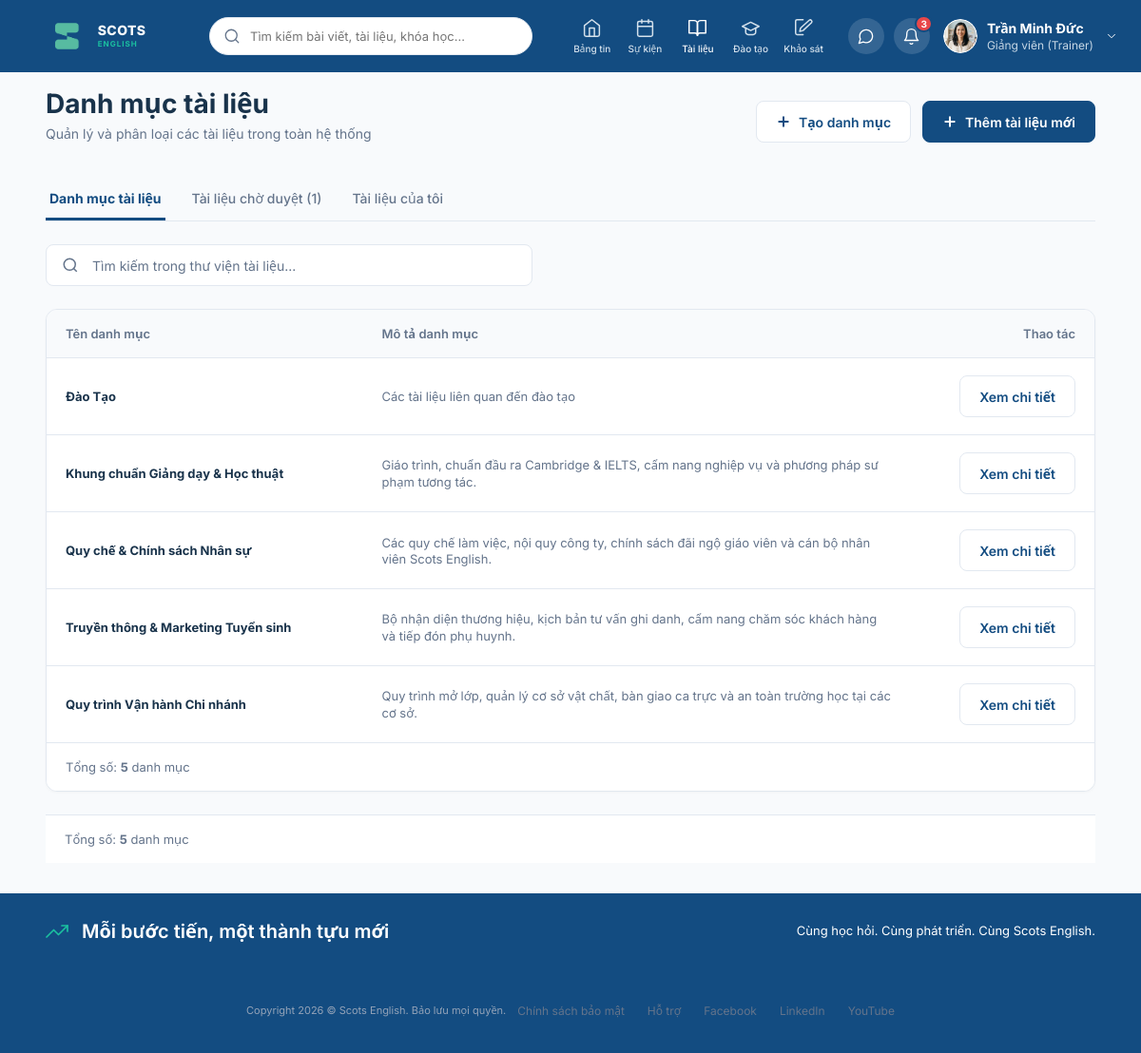
Page /documents/ (signed in) on the earlier database version.
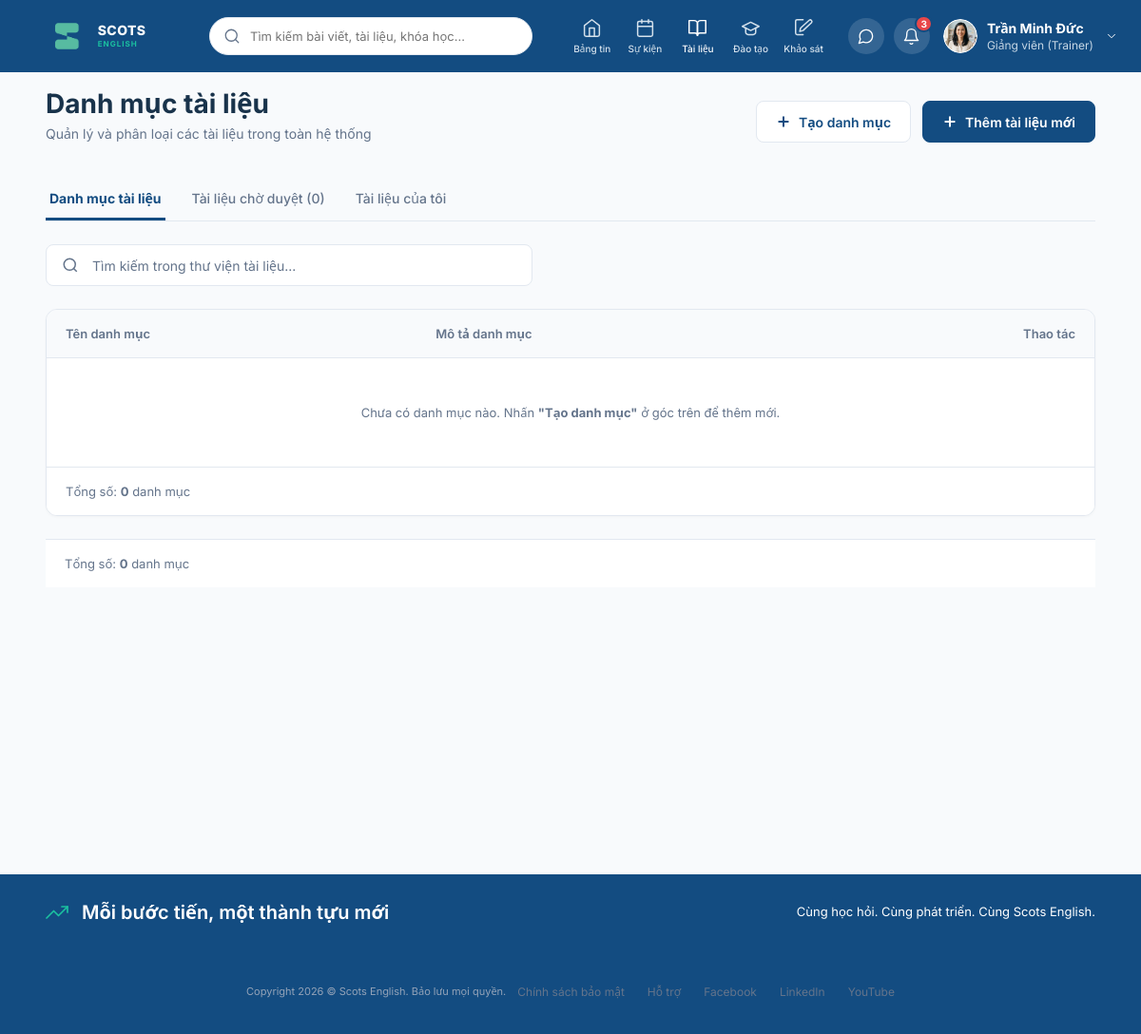
Same page on the later database version.
### documents/models.py (models this page shows, shortened)
class DocumentCategory(models.Model):
    name = models.CharField("Tên danh mục", max_length=150)
    code = models.CharField("Mã danh mục", max_length=150, unique=True, blank=True)
    icon_name = models.CharField("Tên biểu tượng (Icon)", max_length=100, default='folder', blank=True)
    description = models.TextField("Mô tả ngắn", max_length=500, blank=True)
    display_order = models.PositiveIntegerField("Thứ tự hiển thị", default=0)
    created_time = models.DateTimeField("Thời gian tạo", default=timezone.now, blank=True)
    class Meta:
        verbose_name = "Danh mục tài liệu"
        verbose_name_plural = "Danh mục tài liệu"
        ordering = ['display_order', 'name']

### documents/views.py (the view)
# urls.py: path('', views.document_list, name='documents'),
def document_list(request):
    search_query = request.GET.get('q', '').strip()
    categories = DocumentCategory.objects.annotate(
        doc_count=Count('documents', filter=Q(documents__status='APPROVED'))
    )
    if search_query:
        categories = categories.filter(
            Q(name__icontains=search_query) |
            Q(description__icontains=search_query)
        )
    context = {
        'categories': categories,
        'pending_count': Document.objects.filter(status='PENDING').count(),
        'search_query': search_query,
        'is_manager': _is_manager(request.user),
    }
    return render(request, 'documents.html', context)

### documents/views.py (called while the page is built)
def _is_manager(user):
    if not user or not user.is_authenticated:
        return False
    return Department.objects.filter(manager_id=user.id).exists()

### posts/colleagues.py (called while the page is built)
def is_test_environment():
    return 'test' in sys.argv or getattr(settings, 'TESTING', False)

def get_profiles_file():
    if is_test_environment():
        return TEST_USER_PROFILES_FILE
    return USER_PROFILES_FILE

def _ensure_custom_profile_table():
    try:
        with connection.cursor() as cursor:
            cursor.execute("""
                CREATE TABLE IF NOT EXISTS user_custom_profile (
                    username VARCHAR(150) PRIMARY KEY,
                    avatar TEXT DEFAULT '',
                    cover TEXT DEFAULT '',
                    bio TEXT DEFAULT '',
                    job_title TEXT DEFAULT '',
                    branch TEXT DEFAULT '',
                    join_date TEXT DEFAULT '',
                    phone TEXT DEFAULT '',
                    email TEXT DEFAULT '',
                    updated_at TIMESTAMP DEFAULT CURRENT_TIMESTAMP
                );
            """)
    except Exception:
        pass

### documents/templates/documents.html (shortened to what this page needs)
{% extends 'base.html' %}
{% block content %}
  <main class="doc-workspace">
    <header class="doc-header">
      <div>
        <h1 class="doc-header-title">Danh mục tài liệu</h1>
        <p class="doc-header-subtitle">Quản lý và phân loại các tài liệu trong toàn hệ thống</p>
      </div>
      <div style="display: flex; gap: 12px;">
        <a href="{% url 'document_category_create' %}" class="doc-btn doc-btn-secondary">
          <svg width="16" height="16" viewBox="0 0 16 16" fill="none" stroke="currentColor" stroke-width="2">
            <path d="M8 3.333v9.334M3.333 8h9.334" stroke-linecap="round" stroke-linejoin="round"/>
          </svg>
          Tạo danh mục
        </a>
        <a href="{% url 'document_create' %}" class="doc-btn doc-btn-primary">
          <svg width="16" height="16" viewBox="0 0 16 16" fill="none" stroke="currentColor" stroke-width="2">
            <path d="M8 3.333v9.334M3.333 8h9.334" stroke-linecap="round" stroke-linejoin="round"/>
          </svg>
          Thêm tài liệu mới
        </a>
      </div>
    </header>
    <nav class="doc-tabs">
      <a href="{% url 'documents' %}" class="doc-tab active">Danh mục tài liệu</a>
      {% if request.user.is_superuser or is_manager %}
        <a href="{% url 'document_approve' %}" class="doc-tab">
          Tài liệu chờ duyệt ({{ pending_count|default:0 }})
        </a>
      {% endif %}
      <a href="{% url 'document_my_docs' %}" class="doc-tab">Tài liệu của tôi</a>
    </nav>
    <form method="get" action="{% url 'documents' %}" class="doc-toolbar">
      <div class="doc-search-box">
        <svg width="18" height="18" viewBox="0 0 24 24" fill="none" stroke="#64748b" stroke-width="2">
          <circle cx="11" cy="11" r="8"></circle>
          <path d="m21 21-4.35-4.35"></path>
        </svg>
        <input type="text" name="q" value="{{ search_query|default:'' }}" placeholder="Tìm kiếm trong thư viện tài liệu...">
      </div>
    </form>
    <section class="doc-table-card">
      <table class="doc-table">
        <thead>
          <tr>
            <th>Tên danh mục</th>
            <th>Mô tả danh mục</th>
            <th style="text-align: right;">Thao tác</th>
          </tr>
        </thead>
        <tbody>
          {% for cat in categories %}
            <tr>
              <td class="doc-table-title">
                <a href="{% url 'document_category' cate_id=cat.id %}">
                  <strong>{{ cat.name }}</strong>
                </a>
              </td>
              <td style="color: var(--ink-soft); max-width: 480px;">
                {{ cat.description|default:"Chưa có mô tả chi tiết." }}
              </td>
              <td style="text-align: right;">
                <a href="{% url 'document_category' cate_id=cat.id %}" class="doc-btn doc-btn-secondary">
                  Xem chi tiết
                </a>
              </td>
            </tr>
          {% empty %}
            <tr>
              <td colspan="3" style="text-align: center; color: var(--ink-soft); padding: 48px;">
                Chưa có danh mục nào. Nhấn <strong>"Tạo danh mục"</strong> ở góc trên để thêm mới.
              </td>
            </tr>
          {% endfor %}
        </tbody>
      </table>
      <footer class="doc-table-pagination">
        <div>Tổng số: <strong>{{ categories|length }}</strong> danh mục</div>
      </footer>
    </section>
      <footer class="doc-table-pagination">
        <div>Tổng số: <strong>{{ categories|length }}</strong> danh mục</div>
      </footer>
  </main>
{% endblock %}

Differences in the rows shown:
removed DocumentCategory: name "Đào Tạo", description "Các tài liệu liên quan đến đào tạo"
removed DocumentCategory: name "Khung chuẩn Giảng dạy & Học thuật", description "Giáo trình, chuẩn đầu ra Cambridge & IELTS, cẩm nang nghiệp vụ và phương pháp sư phạm tương tác."
removed DocumentCategory: name "Quy chế & Chính sách Nhân sự", description "Các quy chế làm việc, nội quy công ty, chính sách đãi ngộ giáo viên và cán bộ nhân viên Scots English."
removed DocumentCategory: name "Truyền thông & Marketing Tuyển sinh", description "Bộ nhận diện thương hiệu, kịch bản tư vấn ghi danh, cẩm nang chăm sóc khách hàng và tiếp đón phụ huynh."
removed DocumentCategory: name "Quy trình Vận hành Chi nhánh", description "Quy trình mở lớp, quản lý cơ sở vật chất, bàn giao ca trực và an toàn trường học tại các cơ sở."
Other differences:
{{ pending_count|default:0 }}: "1" → "0"
{{ categories|length }}: "5" → "0"
text now shown: "Chưa có danh mục nào. Nhấn \"Tạo danh mục\" ở góc trên để thêm mới."
